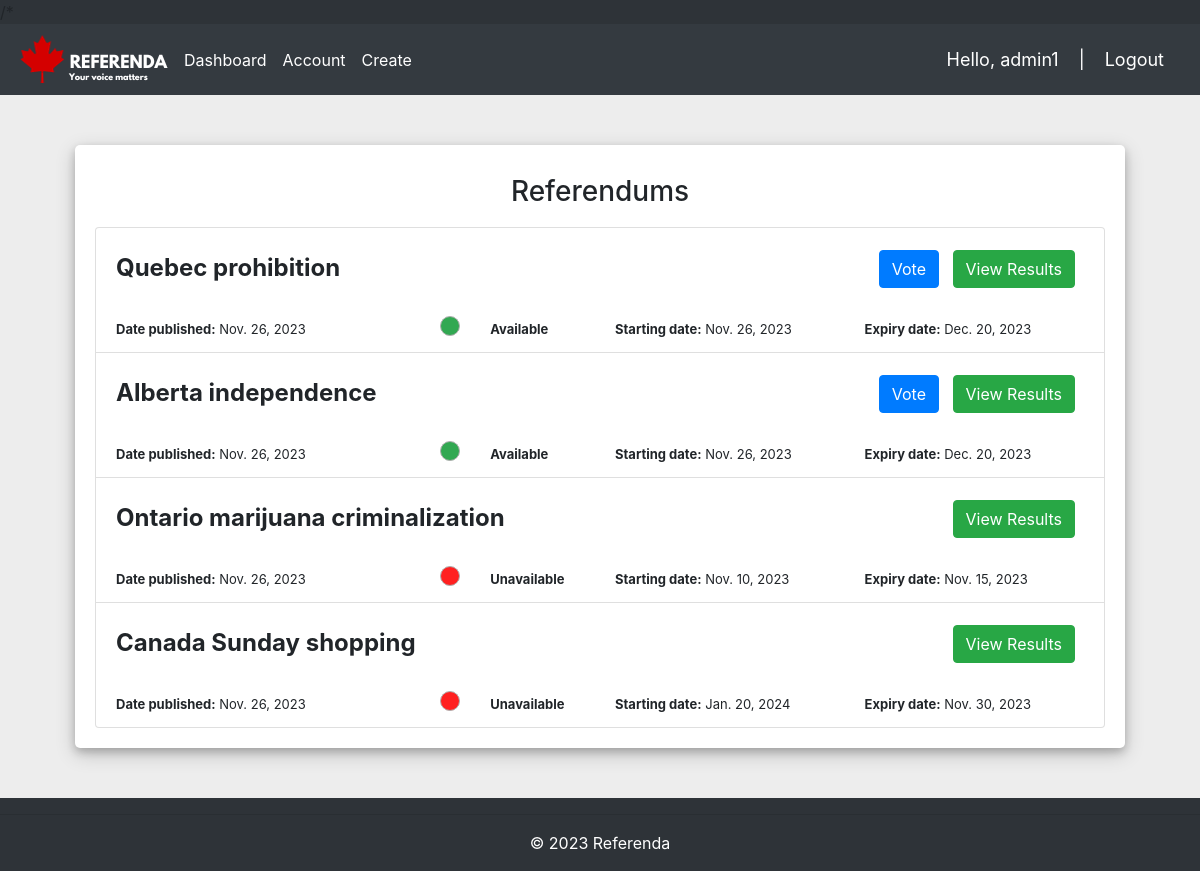
The app's page / (signed in) with its own data.
### referendaMain/models.py (models this page shows, shortened)
class User(AbstractBaseUser, PermissionsMixin):
    id = models.UUIDField(primary_key=True, default=uuid.uuid4, editable=False)
    username = models.CharField(max_length=20, null=False, unique=True)
    email = models.EmailField(blank=True, default="", unique=False)
    is_active = models.BooleanField(default=False)
    is_superuser = models.BooleanField(default=False)
    is_staff = models.BooleanField(default=False)
    date_created = models.DateTimeField(default=timezone.now)
    last_login = models.DateTimeField(blank=True, null=True)
    objects = CustomUserManager()
    USERNAME_FIELD = "username"
    EMAIL_FIELD = "email"
    REQUIRED_FIELDS = []
    class Meta:
        verbose_name = "User"
        verbose_name_plural = "Users"

class Referendum(models.Model):
    id = models.UUIDField(primary_key=True, default=uuid.uuid4, editable=False)
    title = models.CharField(max_length=200, null=True)
    description = models.CharField(max_length=500, null=True)
    choices = models.ManyToManyField(Choice, blank=True)
    date_published = models.DateField(default=timezone.now())
    date_available = models.DateField(null=True)
    date_expired = models.DateField(null=True)

### referendaMain/views.py (the view)
# urls.py: path('', views.dashboard, name='dashboard'),
@login_required(login_url="login")
def dashboard(request):
    current_date = datetime.now().date()
    referendums = Referendum.objects.all()
    return render(
        request,
        "referendaPages/dashboard.html",
        context={"referendums": referendums, "current_date": current_date},
    )

### referendaMain/templates/referendaPages/dashboard.html (shortened to what this page needs)
{% extends 'referendaPages/main.html' %}
{% load static %}
{% block content %}
<div class="content-wrapper">
    <div class="container h-100">
        <div class="d-flex justify-content-center h-100">
            <div class="referendum_card">
                <div class="d-flex justify-content-center">
                    <h3 id="referendum-title">Referendums</h3>
                </div>
                <ul class="list-group">
                    {% for referendum in referendums %}
                    <li class="list-group-item">
                        <div class="top-item-info">
                            <strong id="referendum_title">{{ referendum.title }}</strong>
                            <div class="pull-right">
                                <a href="{% url 'vote' id=referendum.id %}" id="vote-button" class="btn btn-primary" data-start-date="{{ referendum.date_available }}" data-expiry-date="{{ referendum.date_expired }}">Vote</a> &nbsp;
                                <a href="{% url 'results' id=referendum.id %}" class="btn btn-success">View Results</a> &nbsp;
                            </div>
                        </div>
                        <div class="row">
                            <div class="col">
                                <span class="ref-info"><b>Date published:</b> {{ referendum.date_published }}</span>
                            </div>
                            <div class="col">
                                <div class="row">
                                    <div class="col">
                                        <div class='box {% if current_date >= referendum.date_available and current_date <= referendum.date_expired %}green-box{% else %}red-box{% endif %}'></div>
                                    </div>
                                    <div class="col">
                                        <span class="ref-info">
                                            {% if current_date >= referendum.date_available and current_date <= referendum.date_expired %}
                                                <b>Available</b>
                                            {% else %}
                                                <b>Unavailable</b>
                                            {% endif %}
                                        </span>
                                    </div>
                                </div>
                            </div>
                            <div class="col">
                                <span class="ref-info">
                                    <b>Starting date:</b> {{ referendum.date_available }}
                                </span>
                            </div>
                            <div class="col">
                                <span class="ref-info">
                                    <b>Expiry date:</b> {{ referendum.date_expired }}
                                </span>
                            </div>
                        </div>
                    </li>
                    {% endfor %}
                </ul>
            </div>
        </div>
    </div>
</div>
{% endblock %}

### referendaMain/templates/referendaPages/main.html (shortened to what this page needs)
{% load static %}
<!DOCTYPE html>
<html>
<head>
    <link rel="stylesheet" href="https://cdn.jsdelivr.net/npm/bootstrap@4.4.1/dist/css/bootstrap.min.css"
>
    <link rel="stylesheet" type="text/css" href="{% static '/css/main.css'%}">/*
    <link rel="stylesheet" type="text/css" href="{% static '/css/messages.css' %}">
</head>
<body>
    {% include 'referendaPages/navbar.html' %}
    {% block content %}
    {% endblock %}
    <hr>
</body>
<footer>
    <div class="d-flex justify-content-center">
        <p class="footer">&copy; 2023 Referenda</p>
    </div>
</footer>
</html>

### referendaMain/templates/referendaPages/navbar.html (shortened to what this page needs)
{% load static %}
<nav class="navbar navbar-expand-lg navbar-dark bg-dark">
    <img src="{% static 'images/logo-dark.png' %}">
    <div class="collapse navbar-collapse" id="navbarNav">
        <ul class="navbar-nav">
            <li class="nav-item active">
                <a class="nav-link" href="{% url 'dashboard' %}">Dashboard</a>
            </li>
            <li class="nav-item active">
                <a class="nav-link" href="{% url 'account' %}">Account</a>
            </li>
            {% if request.user.is_staff %}
            <li class="nav-item active">
                <a class="nav-link" href="{% url 'create' %}">Create</a>
            </li>
            {% endif %}
        </ul>
    </div>
    <span class="hello-msg">Hello, {{ request.user }}</span>
    <span class="hello-msg">|</span>
    <span><a class="hello-msg" href="{% url 'logout' %}">Logout</a></span>
</nav>

### static/css/main.css (style rules this page uses)
.footer { color: #FFF !important; }
body { background-color: #2e3338 !important; }
.content-wrapper { padding-top: 50px; padding-bottom: 50px; height: 100%; width: 100%; background-color: rgb(237, 237, 237); }
.referendum_card { width: 1050px; margin-bottom: auto; background: #ffffff; position: relative; display: flex; justify-content: center; flex-direction: column; padding: 20px; box-shadow: 0 4px 8px 0 rgba(0, 0, 0, 0.2), 0 6px 20px 0 rgba(0, 0, 0, 0.19); -webkit-box-shadow: 0 4px 8px 0 rgba(0, 0, 0, 0.2), 0 6px 20px 0 rgba(0, 0, 0, 0.19); -moz-box-shadow: 0 4px 8px 0 rgba(0, 0, 0, 0.2), 0 6px 20px 0 rgba(0, 0, 0, 0.19); border-radius: 5px; }
#referendum-title { padding-top: 10px; padding-bottom: 10px; }
.pull-right { float: right; }
.top-item-info { height: auto; padding-top: 10px; padding-bottom: 30px; }
#referendum_title { width: 200px; font-size: x-large; }
.ref-info { font-size: small; }
.box { float:right; height: 20px; width: 20px; border: 0.5px solid rgb(174, 174, 174); clear: both; border-radius: 25px; }
.green-box { background-color: #32a852; }
.red-box { background-color: rgb(255, 32, 32); }
.hello-msg { font-size: 18px; color: #fff; margin-right:20px; }

### records on screen
User: user "admin1"
Referendum: title "Quebec prohibition", date_published "Nov. 26, 2023", shows "Available", date_available "Nov. 26, 2023", date_expired "Dec. 20, 2023"
Referendum: title "Alberta independence", date_published "Nov. 26, 2023", shows "Available", date_available "Nov. 26, 2023", date_expired "Dec. 20, 2023"
Referendum: title "Ontario marijuana criminalization", date_published "Nov. 26, 2023", shows "Unavailable", date_available "Nov. 10, 2023", date_expired "Nov. 15, 2023"
Referendum: title "Canada Sunday shopping", date_published "Nov. 26, 2023", shows "Unavailable", date_available "Jan. 20, 2024", date_expired "Nov. 30, 2023"
